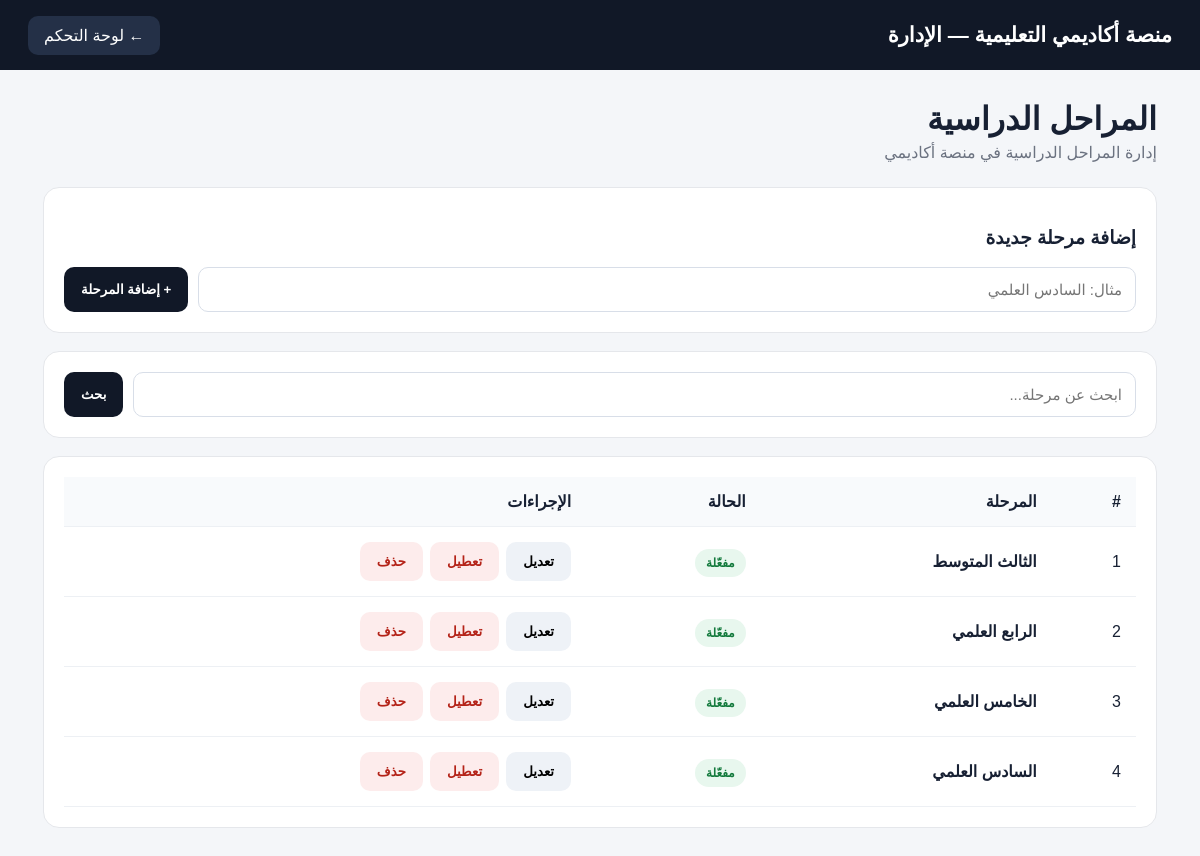
/stages.php, run on the app's committed database.
### tables this page shows
CREATE TABLE stages (id INT AUTO_INCREMENT PRIMARY KEY, name VARCHAR(100) NOT NULL, active TINYINT(1) DEFAULT 1);

### stages.php (the view, shortened to what this page needs)
<?php
require_once __DIR__ . '/../config/config.php';
if (!isset($pdo) && function_exists('db')) {
    $pdo = db();
}
function h($value): string {
    return htmlspecialchars((string)$value, ENT_QUOTES, 'UTF-8');
}
$q = trim((string)($_GET['q'] ?? ''));
if ($q !== '') {
    $stmt = $pdo->prepare(
        "SELECT id, name, active FROM stages
         WHERE name LIKE ?
         ORDER BY id ASC"
    );
    $stmt->execute(['%' . $q . '%']);
    $stages = $stmt->fetchAll(PDO::FETCH_ASSOC);
} else {
    $stages = $pdo->query(
        "SELECT id, name, active FROM stages
         ORDER BY id ASC"
    )->fetchAll(PDO::FETCH_ASSOC);
}
?>
<!DOCTYPE html>
<html lang="ar" dir="rtl">
<head>
</head>
<body>
<div class="top">
    <div class="brand">
        منصة أكاديمي التعليمية — الإدارة
    </div>
    <a class="back" href="index.php">
        ← لوحة التحكم
    </a>
</div>
<div class="container">
<h1>المراحل الدراسية</h1>
<div class="subtitle">
إدارة المراحل الدراسية في منصة أكاديمي
</div>
<div class="card">
<h3>إضافة مرحلة جديدة</h3>
<form method="post" class="form">
<input
    type="text"
    name="name"
    placeholder="مثال: السادس العلمي"
    maxlength="150"
    required
>
<button class="primary">
    + إضافة المرحلة
</button>
</form>
</div>
<div class="card">
<form method="get" class="search">
<input
    type="text"
    name="q"
    value="<?= h($q) ?>"
    placeholder="ابحث عن مرحلة..."
>
<button class="primary">
    بحث
</button>
</form>
</div>
<div class="card">
<div style="overflow:auto">
<table>
<thead>
<tr>
<th>#</th>
<th>المرحلة</th>
<th>الحالة</th>
<th>الإجراءات</th>
</tr>
</thead>
<tbody>
<?php if (!$stages): ?>
<tr>
<td colspan="4"
    style="text-align:center;padding:35px">
لا توجد مراحل حالياً.
</td>
</tr>
<?php else: ?>
<?php foreach ($stages as $i => $stage): ?>
<tr>
<td>
<?= $i + 1 ?>
</td>
<td>
<strong>
<?= h($stage['name']) ?>
</strong>
</td>
<td>
<?php if ((int)$stage['active'] === 1): ?>
<span class="badge active">
مفعّلة
</span>
<?php else: ?>
<span class="badge inactive">
معطّلة
</span>
<?php endif; ?>
</td>
<td>
<div class="actions">
<button
    type="button"
    class="secondary"
    onclick="editStage(<?= (int)$stage['id'] ?>)"
>
تعديل
</button>
<form method="post">
<button
    class="<?= (int)$stage['active'] === 1 ? 'red' : 'green' ?>"
>
<?= (int)$stage['active'] === 1
    ? 'تعطيل'
    : 'تفعيل'
?>
</button>
</form>
<form
    method="post"
    onsubmit="return confirmDelete(
        <?= json_encode(
            $stage['name'],
            JSON_UNESCAPED_UNICODE
        ) ?>
    )"
>
<button class="red">
حذف
</button>
</form>
</div>
</td>
</tr>
<?php endforeach; ?>
<?php endif; ?>
</tbody>
</table>
</div>
</div>
</div>
</body>
</html>

### stages.php (style rules this page uses)
* { box-sizing: border-box; }
body { margin: 0; font-family: Tahoma, Arial, sans-serif; background: #f4f6f9; color: #172033; }
.top { height: 70px; background: #111827; color: white; display: flex; align-items: center; justify-content: space-between; padding: 0 28px; }
.brand { font-size: 21px; font-weight: bold; }
.back { background: #243047; color: white; text-decoration: none; padding: 10px 16px; border-radius: 10px; }
.container { max-width: 1150px; margin: 30px auto; padding: 0 18px; }
h1 { margin-bottom: 5px; }
.subtitle { color: #6b7280; margin-bottom: 25px; }
.card { background: white; border-radius: 16px; padding: 20px; margin-bottom: 18px; border: 1px solid #e5e7eb; }
.form { display: grid; grid-template-columns: 1fr auto; gap: 10px; }
input { padding: 13px; border: 1px solid #d8dee8; border-radius: 10px; font-size: 15px; }
button { border: 0; padding: 12px 17px; border-radius: 10px; cursor: pointer; font-weight: bold; }
.primary { background: #111827; color: white; }
.secondary { background: #eef2f7; }
.red { background: #fdecec; color: #b42318; }
.search { display: grid; grid-template-columns: 1fr auto; gap: 10px; }
table { width: 100%; border-collapse: collapse; }
th, td { padding: 15px; border-bottom: 1px solid #edf0f4; text-align: right; }
th { background: #f8fafc; }
.badge { padding: 7px 11px; border-radius: 20px; font-size: 12px; font-weight: bold; }
.active { background: #e8f7ee; color: #147a3d; }
.actions { display: flex; gap: 7px; flex-wrap: wrap; }

### data on the page
stages: name "الثالث المتوسط", active "مفعّلة"
stages: name "الرابع العلمي", active "مفعّلة"
stages: name "الخامس العلمي", active "مفعّلة"
stages: name "السادس العلمي", active "مفعّلة"
